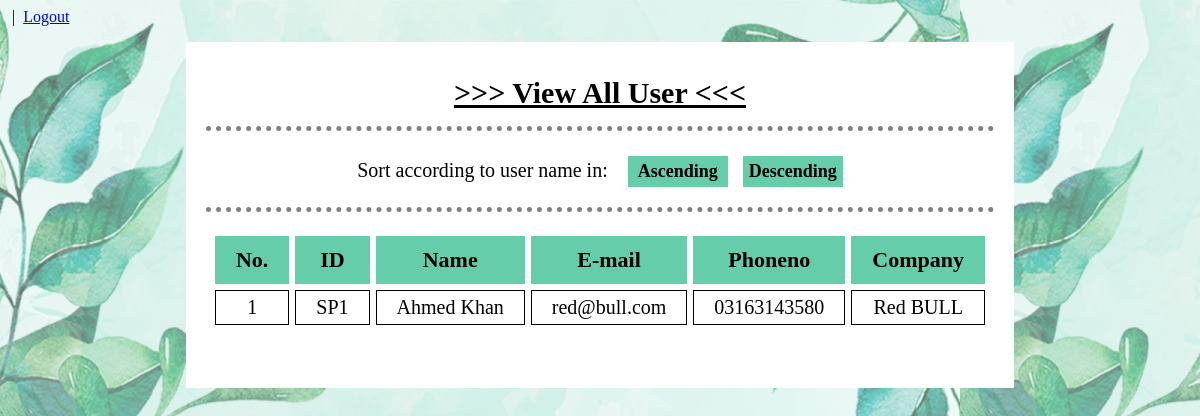
Screenshot of /Event-Management-System-PHP-master/EventManagementSystem/client/sponser_manage_view.php (signed in) with the database file from the repository.
### tables this page shows
CREATE TABLE `sponser` (
  `Sponser_id` varchar(11) NOT NULL,
  `Sponser_name` varchar(30) NOT NULL,
  `Sponser_email` varchar(30) NOT NULL,
  `Sponser_phoneno` varchar(11) NOT NULL,
  `Sponser_Company` varchar(225) NOT NULL
);

### Event-Management-System-PHP-master/EventManagementSystem/client/sponser_manage_view.php (the view, shortened to what this page needs)
<?php
	include "../database/connect.php";
	include '../session.php';
?>
<!DOCTYPE html>
<html>
<head>
</head>
<body background="..\image\bg.png">
	<div id="view" align="center">
		<br>
		<p><span style="text-decoration: underline;font-weight: 900;font-size: 30px"> >>> View All User <<< </span></p>
		<hr>
		<form action="sponser_manage_view.php" method="POST" style="font-size: 20px;">
			Sort according to user name in: &nbsp;&nbsp;
			<input type="submit" name="ascending" value="Ascending">&nbsp;&nbsp;
			<input type="submit" name="descending" value="Descending">
		</form>
		<hr>
		<table align="center" cellpadding="20px" cellspacing="6px">
			<tr>
				<th>No.</th>
				<th>ID</th>
				<th>Name</th>
				<th>E-mail</th>
				<th>Phoneno</th>
				<th>Company</th>
			</tr>
			<?php
				if (isset($_POST['ascending'])) {
					$count=0;
					$conn = mysqli_connect($servername, $username, $password, $dbname);
					$read_user = "SELECT * FROM sponser ORDER BY Sponser_name ASC";
					$result_read_user = mysqli_query($conn, $read_user);
					if(mysqli_num_rows($result_read_user)>0){
						while($row = mysqli_fetch_array($result_read_user, MYSQLI_ASSOC)){
							$count=$count+1;
							echo "<tr>";
							echo "<td>".$count."</td>";
							echo "<td>".$row['Sponser_id']."</td>";
							echo "<td>".$row['Sponser_name']."</td>";
							echo "<td>".$row['Sponser_email']."</td>";
							echo "<td>".$row['Sponser_phoneno']."</td>";
							echo "<td>".$row['Sponser_Company']."</td>";
							echo "<tr>";
						}
					}
				}
				else{
					$count=0;
					$conn = mysqli_connect($servername, $username, $password, $dbname);
					$read_user = "SELECT * FROM sponser ORDER BY Sponser_id ASC";
					$result_read_user = mysqli_query($conn, $read_user);
					if(mysqli_num_rows($result_read_user)>0){
						while($row = mysqli_fetch_array($result_read_user, MYSQLI_ASSOC)){
							$count=$count+1;
							echo "<tr>";
							echo "<td>".$count."</td>";
							echo "<td>".$row['Sponser_id']."</td>";
							echo "<td>".$row['Sponser_name']."</td>";
							echo "<td>".$row['Sponser_email']."</td>";
							echo "<td>".$row['Sponser_phoneno']."</td>";
							echo "<td>".$row['Sponser_Company']."</td>";
						}
					}
				}
			?>
		</table>
	</div>
</body>
</html>

### Event-Management-System-PHP-master/EventManagementSystem/client/sponser_manage_view.php (style rules this page uses)
form { margin-left: 60px; margin-top: 15px; margin-right: 60px; }
table { max-width:1200px; margin-bottom:50px; margin-left:auto; margin-right:auto; background-color: white; text-align:center; }
th { background-color: #66CDAA; border:1px solid #66CDAA; font-size: 22px; text-align: center; padding-top: 10px ; padding-bottom: 10px ; }
td { border:1px solid black; font-size: 20px; font-family: Times New Roman; text-align: center; padding-top: 5px ; padding-bottom: 5px ; }
input[type=submit] { padding: 5px; color: black; border: none; background-color: #66CDAA; font-weight: 700; font-family: Times New Roman; font-size: 18px; text-align: center; width: 100px; }
div { margin: auto; padding-bottom: 1px; width: 70%; background-color: white; }
hr { border-top: 5px dotted grey; border-bottom: none; border-left: none; border-right: none; width: 95%; padding-top: 10px }

### rows the page displays
sponser: Sponser_id "SP1", Sponser_name "Ahmed Khan", Sponser_email "red@bull.com", Sponser_phoneno "03163143580", Sponser_Company "Red BULL"
